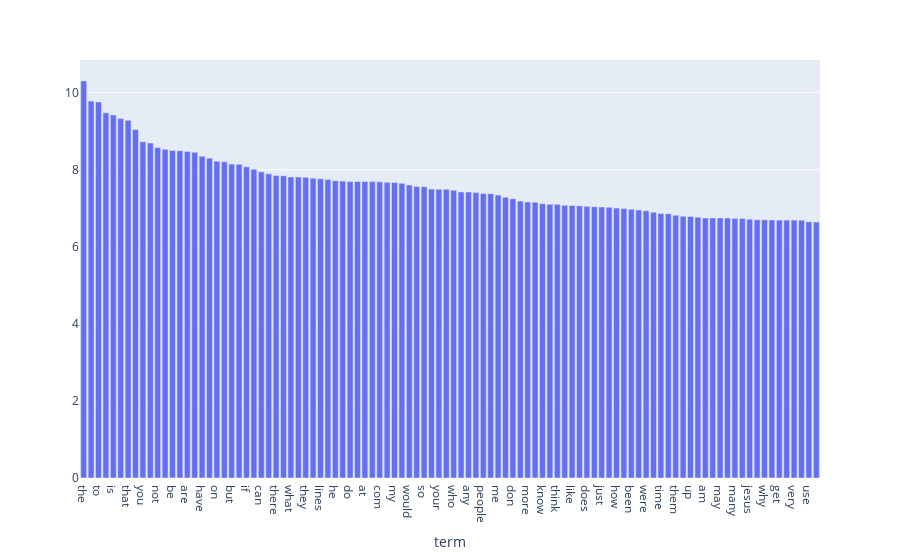

The code cell stored with this chart in its notebook:
### Markdown cell above
### >>> **Exercise 15 (take home):** 
You can copy the code from the previous exercise and change the 'term_frequencies' variable for the 'term_frequencies_log', comment about the differences that you observe and talk about other possible insights that we can get from a log distribution.

### Code cell
# Answer here
# The distribution after the log transform looks more uniform, and low-frequency terms become visible, which helps us compare the low-frequency terms.
# The order stays the same, but the y axis becomes multiplicative, which is useful when the distribution spans multiple orders of magnitude.
import math
voc_count_full = X_counts.sum(axis=0).A1
df_todraw = pd.DataFrame({
    "term": count_vect.get_feature_names_out(),
    "count_log": [math.log(i) for i in voc_count_full]
})
df_sorted = df_todraw.sort_values("count_log", ascending=False, kind="mergesort", ignore_index=True)
fig = px.bar(df_sorted[:100], x='term', y='count_log', labels={'count_log': ''}) # Display the most frequent 100 terms
fig.show()

### Figure 1 — Plotly figure (JSON) as saved in the notebook; plotly's stock layout.template omitted (floating-point values rounded to 4 significant figures)
{"data": [{"hovertemplate": "term=%{x}<br>=%{y}<extra></extra>", "legendgroup": "", "marker": {"color": "#636efa", "pattern": {"shape": ""}}, "name": "", "orientation": "v", "showlegend": false, "textposition": "auto", "type": "bar", "x": ["the", "of", "to", "and", "is", "in", "that", "it", "you", "for", "not", "this", "be", "from", "are", "edu", "have", "as", "on", "with", "but", "or", "if", "was", "can", "we", "there", "by", "what", "subject", "they", "an", "lines", "one", "he", "god", "do", "organization", "at", "re", "com", "about", "my", "all", "would", "will", "so", "some", "your", "no", "who", "has", "any", "writes", "people", "which", "me", "article", "don", "his", "more", "other", "know", "when", "think", "their", "like", "university", "does", "out", "just", "only", "how", "also", "been", "than", "were", "then", "time", "because", "them", "posting", "up", "had", "am", "should", "may", "these", "many", "say", "jesus", "see", "why", "us", "get", "good", "very", "believe", "use", "such"], "xaxis": "x", "y": [10.3, 9.779, 9.754, 9.474, 9.421, 9.326, 9.28, 9.042, 8.725, 8.693, 8.573, 8.53, 8.497, 8.492, 8.47, 8.45, 8.347, 8.298, 8.219, 8.204, 8.147, 8.141, 8.073, 8.013, 7.944, 7.891, 7.846, 7.843, 7.813, 7.81, 7.803, 7.78, 7.763, 7.746, 7.711, 7.703, 7.693, 7.693, 7.692, 7.69, 7.683, 7.672, 7.67, 7.646, 7.601, 7.563, 7.556, 7.497, 7.492, 7.491, 7.463, 7.421, 7.42, 7.405, 7.38, 7.377, 7.341, 7.281, 7.244, 7.184, 7.159, 7.153, 7.115, 7.102, 7.101, 7.077, 7.071, 7.065, 7.048, 7.041, 7.03, 7.027, 7.003, 6.994, 6.974, 6.952, 6.935, 6.897, 6.866, 6.859, 6.818, 6.793, 6.786, 6.768, 6.748, 6.746, 6.745, 6.745, 6.735, 6.733, 6.715, 6.702, 6.698, 6.695, 6.692, 6.691, 6.691, 6.688, 6.649, 6.641], "yaxis": "y"}], "layout": {"barmode": "relative", "legend": {"tracegroupgap": 0}, "margin": {"t": 60}, "xaxis": {"anchor": "y", "domain": [0, 1], "title": {"text": "term"}}, "yaxis": {"anchor": "x", "domain": [0, 1], "title": {"text": ""}}}}
